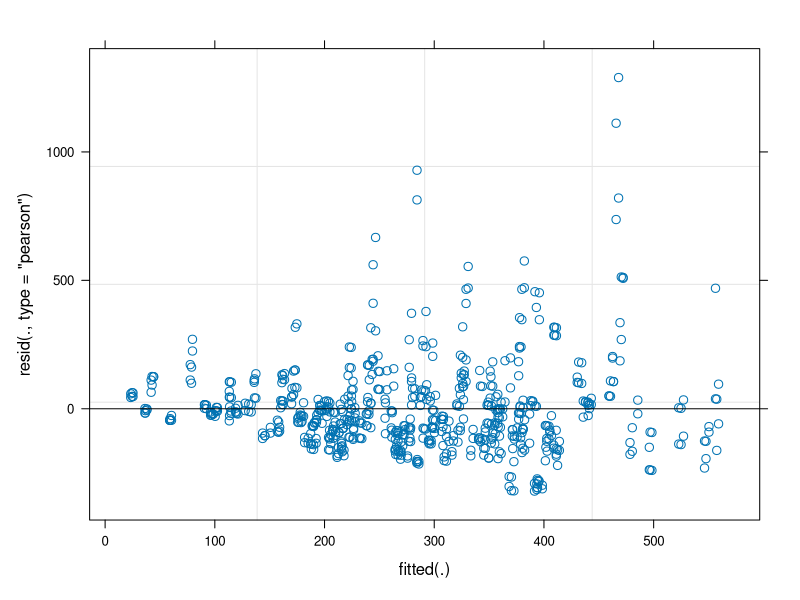
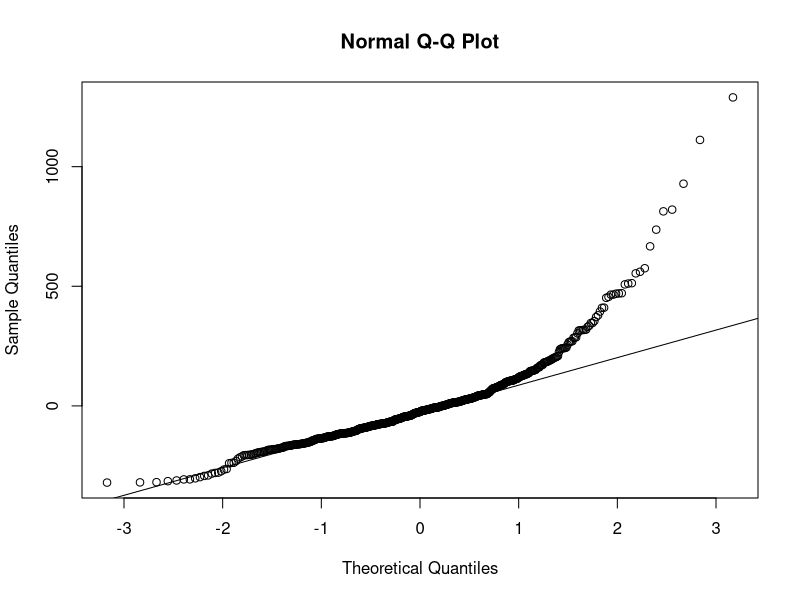

These figures' R source, in order:
## ---- chunk 1
library(tidyverse)
library(readxl)
library(pracma)
library(lme4)
library(lmerTest)  # para obtenção de p‑value
# Calcular AACPD por Planta / Trifólio / Folíolo / Avaliador

# Importar os dados
dados <- read_excel("Trabalho final Emerson.xlsx", sheet = "Planilha1")

aacpd_result <- dados %>%
  group_by(Tratamento, Planta, Trifolio, Foliolo, Avaliador) %>%
  summarise(
    AACPD = trapz(Dia, Severidade),
    .groups = "drop"
  )

modelo_aacpd <- lmer(
  AACPD ~ Tratamento + (1 | Planta/Trifolio/Foliolo/Avaliador),
  data = aacpd_result
)

# Exibir resultados
summary(modelo_aacpd)
anova(modelo_aacpd)
# Diagnóstico dos resíduos
plot(modelo_aacpd)
qqnorm(resid(modelo_aacpd)); qqline(resid(modelo_aacpd))
shapiro.test(resid(modelo_aacpd))
library(car)
leveneTest(AACPD ~ Tratamento, data = aacpd_result)
